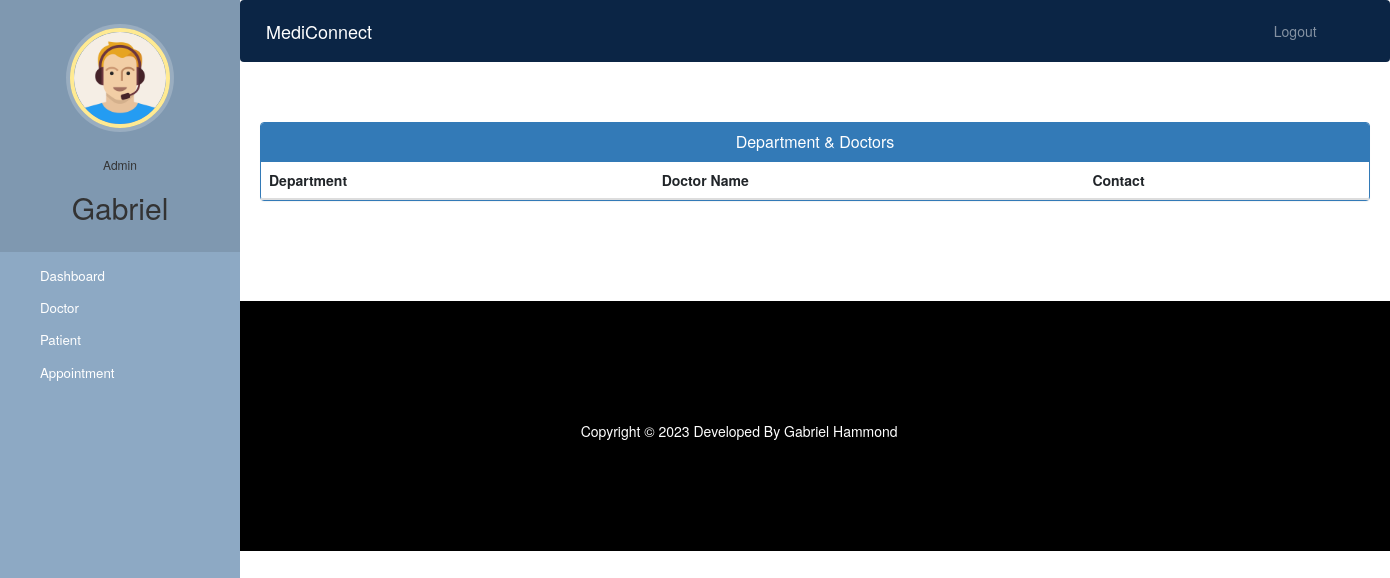
Page /admin-view-doctor-specialisation (signed in) on the earlier database version.
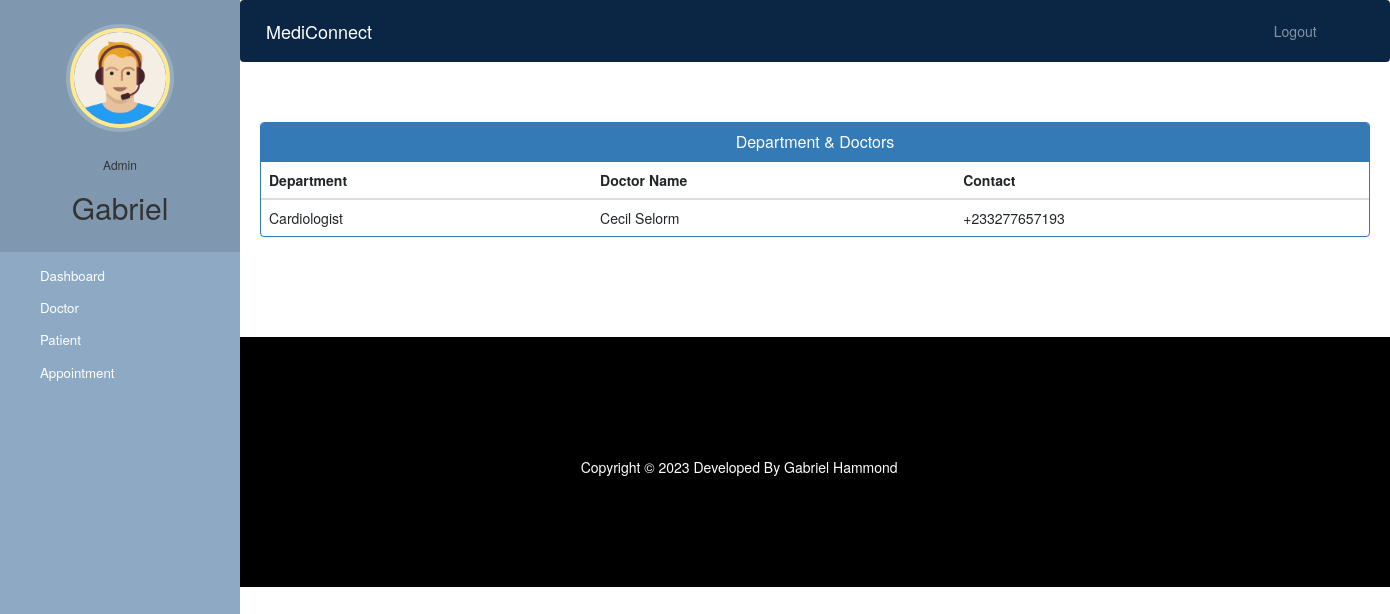
Same page on the later database version.
### hospital/models.py (models this page shows, shortened)
class Doctor(models.Model):
    user=models.OneToOneField(User,on_delete=models.CASCADE)
    profile_pic= models.ImageField(upload_to='profile_pic/DoctorProfilePic/',null=True,blank=True)
    address = models.CharField(max_length=40)
    mobile = models.CharField(max_length=20,null=True)
    department= models.CharField(max_length=50,choices=departments,default='Cardiologist')
    status=models.BooleanField(default=False)
    @property
    def get_name(self):
        return self.user.first_name+" "+self.user.last_name

### hospital/views.py (the view)
# urls.py: path('admin-view-doctor-specialisation', views.admin_view_doctor_specialisation_view,
@login_required(login_url='adminlogin')
@user_passes_test(is_admin)
def admin_view_doctor_specialisation_view(request):
    doctors=models.Doctor.objects.all().filter(status=True)
    return render(request,'hospital/admin_view_doctor_specialisation.html',{'doctors':doctors})

### hospital/views.py (called while the page is built)
def is_admin(user):
    return user.groups.filter(name='ADMIN').exists()

### templates/hospital/admin_view_doctor_Specialisation.html (shortened to what this page needs)
{% extends 'hospital/admin_base.html' %}
{% block content %}
<head>
  <link href="//netdna.bootstrapcdn.com/bootstrap/3.0.0/css/bootstrap.min.css" rel="stylesheet" id="bootstrap-css">
</head>
<div class="container">
  <div class="panel panel-primary">
    <div class="panel-heading">
      <h6 class="panel-title">Department & Doctors</h6>
    </div>
    <table class="table table-hover" id="dev-table">
      <thead>
        <tr>
          <th>Department</th>
          <th>Doctor Name</th>
          <th>Contact</th>
        </tr>
      </thead>
      {% for d in doctors %}
      <tr>
        <td>{{d.department}}</td>
        <td> {{d.get_name}}</td>
        <td>{{d.mobile}}</td>
      </tr>
      {% endfor %}
    </table>
  </div>
</div>
{% endblock content %}

Differences in the rows shown:
added Doctor: department "Cardiologist", get_name "Cecil Selorm", mobile "+233277657193"
